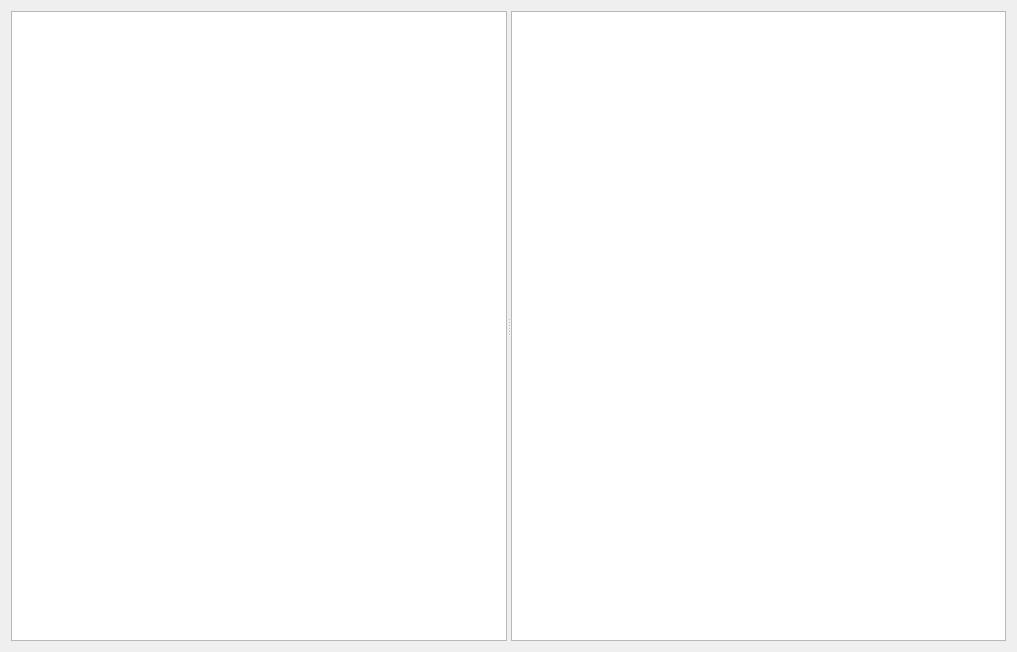
<?xml version="1.0" encoding="UTF-8"?>
<ui version="4.0">
 <class>help</class>
 <widget class="QDialog" name="help">
  <property name="geometry">
   <rect>
    <x>0</x>
    <y>0</y>
    <width>1017</width>
    <height>652</height>
   </rect>
  </property>
  <property name="windowTitle">
   <string>help</string>
  </property>
  <layout class="QVBoxLayout" name="verticalLayout">
   <item>
    <widget class="QSplitter" name="splitter">
     <property name="orientation">
      <enum>Qt::Horizontal</enum>
     </property>
     <widget class="QListView" name="listView_key">
      <property name="sizePolicy">
       <sizepolicy hsizetype="Minimum" vsizetype="Expanding">
        <horstretch>0</horstretch>
        <verstretch>0</verstretch>
       </sizepolicy>
      </property>
      <property name="maximumSize">
       <size>
        <width>500</width>
        <height>16777215</height>
       </size>
      </property>
      <property name="editTriggers">
       <set>QAbstractItemView::NoEditTriggers</set>
      </property>
      <property name="wordWrap">
       <bool>true</bool>
      </property>
     </widget>
     <widget class="QTextBrowser" name="textBrowser"/>
    </widget>
   </item>
  </layout>
 </widget>
 <resources/>
 <connections>
  <connection>
   <sender>listView_key</sender>
   <signal>doubleClicked(QModelIndex)</signal>
   <receiver>help</receiver>
   <slot>show_value(QModelIndex)</slot>
   <hints>
    <hint type="sourcelabel">
     <x>314</x>
     <y>584</y>
    </hint>
    <hint type="destinationlabel">
     <x>566</x>
     <y>728</y>
    </hint>
   </hints>
  </connection>
 </connections>
 <slots>
  <slot>show_value(QModelIndex)</slot>
 </slots>
</ui>
